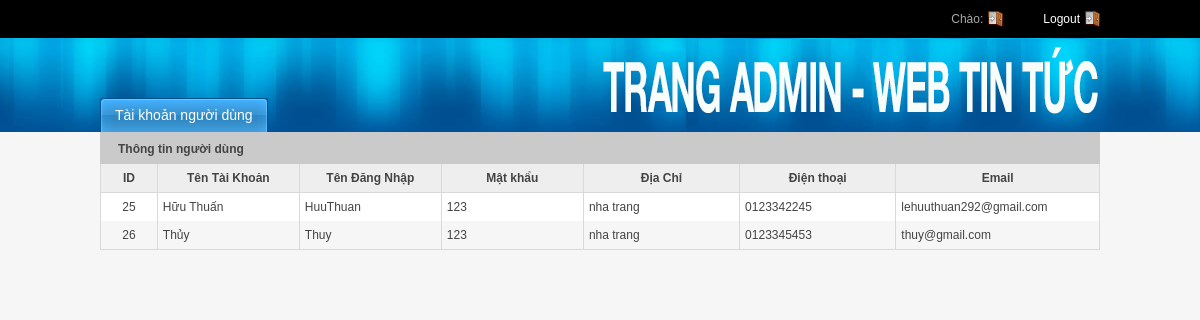
The page /Web_tin_tuc/Admin/TaiKhoanND.php on the database its author committed.
### tables this page shows
CREATE TABLE `users` (
  `IdUser` int(11) NOT NULL,
  `username` varchar(50) NOT NULL,
  `password` varchar(50) NOT NULL,
  `FullName` varchar(255) NOT NULL,
  `Address` varchar(255) NOT NULL,
  `Phone` varchar(50) NOT NULL,
  `Email` varchar(50) NOT NULL,
  `rights` int(1) NOT NULL
);

### Web_tin_tuc/Admin/TaiKhoanND.php (the view, shortened to what this page needs)
<?php
include_once 'headerNguoiDung.php';;
?>
<div class="grid_12">
	<div class="module">
		<h2>
			<span>Thông tin người dùng</span>
		</h2>
		<div class="module-table-body">
			<form action="">
				<table id="myTable" class="tablesorter">
					<thead>
						<tr>
							<th style="width: 4%; text-align: center;">ID</th>
							<th style="width: 10%">Tên Tài Khoản</th>
							<th style="width: 10%">Tên Đăng Nhập</th>
							<th style="width: 10%">Mật khẩu</th>
							<th style="width: 11%; text-align: center;">Địa Chỉ</th>
							<th style="width: 11%; text-align: center;">Điện thoại</th>
							<th style="width: 11%; text-align: center;">Email</th>
						</tr>
					</thead>
					<tbody>
					<?php
					$query = "SELECT * FROM users WHERE rights='0'";
					$result = $mysqli->query($query);
					while ($user = mysqli_fetch_assoc($result)){
						$iduser = $user['IdUser'];
						$name = $user['FullName'];
						$diachi = $user['Address'];
						$username = $user['username'];
						$pass = $user['password'];
						$DT = $user['Phone'];
						$Email = $user['Email'];
					?>
						<tr>
							<td class="align-center"><?=$iduser?></td>
							<td><?=$name?></td>
							<td><?=$username?></td>
							<td><?=$pass?></td>
						    <td><?=$diachi?></td>
							<td><?=$DT?></td>
							<td><?=$Email?></td>
						</tr>
					<?php }?>
					</tbody>
				</table>
			</form>
		</div>
	</div>
</div>
</div>

### Web_tin_tuc/Admin/css/styles.css (style rules this page uses)
html, body, div, span, applet, object, iframe, h1, h2, h3, h4, h5, h6, p, blockquote, pre, a, abbr, acronym, address, big, cite, code, del, dfn, em, font, img, ins, kbd, q, s, samp, small, strike, strong, sub, sup, tt, var, b, u, i, center, dl, dt, dd, ol, ul, li, fieldset, form, label, legend, table, caption, tbody, tfoot, thead, tr, th, td { margin: 0; padding: 0; border: 0; outline: 0; font-size: 100%; background: transparent; }
body { line-height: 1; }
table { border-collapse: collapse; border-spacing: 0; }
body { font: 12px/1.5 tahoma,arial; color: #444444; background-color: #f6f6f6; }
h2 { font-size: 24px; letter-spacing: -1px; }
p, dl, hr, h1, h2, h3, h4, h5, h6, ol, ul, pre, table, address, fieldset { margin-bottom: 15px; }
.align-center { text-align: center; }
div.module { float: left; margin-bottom: 10px; width: 100%; }
div.module div.module-table-body { padding: 0; float: left; width: 100%; }
div.module h2 { background: #cacaca; display: block; float: left; height: 32px; margin-right: 0px; padding-right: 0px; text-decoration: none; color: #444444; font-family: Arial, Helvetica, sans-serif; font-size:12px; font-weight:bold; width: 100%; margin-bottom: 0; letter-spacing: normal }
div.module h2 span { display: block; line-height: 20px; padding: 7px 0 5px 18px; }
div.module table { width: 100%; margin: 0 0 10px 0; border-left: 1px solid #d9d9d9; border-bottom: 1px solid #d9d9d9; }
div.module table th { background-color: #eeeeee; color: #444444; padding: 5px; border-right: 1px solid #d9d9d9; border-bottom: 1px solid #d9d9d9; }
div.module table td { background-color: #ffffff; padding: 5px;; border-right: 1px solid #d9d9d9; }
#myTable td { vertical-align: middle; }
#myTable tr:nth-child(even) td { background: #F6F6F6 }

### rows shown on the page
users: IdUser "25", FullName "Hữu Thuấn", username "HuuThuan", password "123", Address "nha trang", Phone "0123342245", Email "lehuuthuan292@gmail.com"
users: IdUser "26", FullName "Thủy", username "Thuy", password "123", Address "nha trang", Phone "0123345453", Email "thuy@gmail.com"
